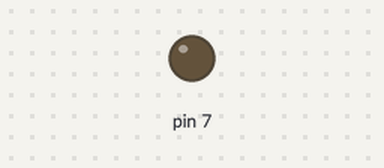
A sketch run on a simulated Arduino Uno, built with avr-gcc and run on an emulated ATmega328P. On the bench: output pins drawn as LEDs (lit = HIGH). The local clock reads 2024-03-15 10:24:30 at power-on unless the sketch sets it; what the sketch prints to the serial monitor is not drawn.

Above: at 0.1 s.
At 4.6 s:
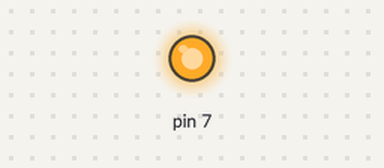
Timing chart, 0 to 6.3 s (numbered marks = the images above):
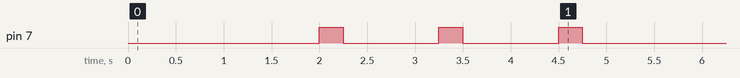

The sketch:

Alarm_with_arduino.ino
```cpp
// (licence header left out)
#include <DS3231.h>

// Init the DS3231 using the hardware interface
DS3231  rtc(SDA, SCL);

void setup()
{
  // Setup Serial connection
  Serial.begin(115200);
  pinMode(7, OUTPUT);
  // Uncomment the next line if you are using an Arduino Leonardo
  //while (!Serial) {}

  // Initialize the rtc object
  rtc.begin();
  delay(2000);

  for (int i =0; i<=2;i++)
    {
      digitalWrite(7, HIGH);
      delay(250);
      digitalWrite(7, LOW);
      delay(1000);
      Serial.print("OK");
      //delay(1000);
    }
  // The following lines can be uncommented to set the date and time
 // rtc.setDOW(SUNDAY);     // Set Day-of-Week to SUNDAY
  //rtc.setTime(21, 30, 0);     // Set the time to 12:00:00 (24hr format)
  //rtc.setDate(24, 03, 2019);   // Set the date to January 1st, 2014
}

void loop()
{
  // Send Day-of-Week


  // Send date


  // Send time
  String lol;
  //lol=
  Serial.println("");
  Serial.println(rtc.getTimeStr());


alarmon("06:55:00");
alarmon("06:58:30");
alarmon("07:05:30");
alarmon("07:20:30");

  delay (1000);

}

void alarmon(String alarmtime)
{
  String nowtime;
  nowtime = rtc.getTimeStr();
  Serial.print("Alarm On:" + alarmtime);
  while(alarmtime == nowtime)
  {
    for (int i =0; i<=30;i++)
    {
      digitalWrite(7, HIGH);
      delay(250);
      digitalWrite(7, LOW);
      delay(1000);
      Serial.print("alarm is on");
      //delay(1000);
    }
    break;
  }

}
```
